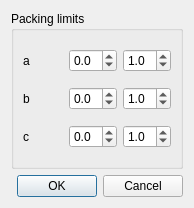
<?xml version="1.0" encoding="UTF-8"?>
<ui version="4.0">
 <class>PackingDialog</class>
 <widget class="QDialog" name="PackingDialog">
  <property name="geometry">
   <rect>
    <x>0</x>
    <y>0</y>
    <width>194</width>
    <height>208</height>
   </rect>
  </property>
  <property name="windowTitle">
   <string>Packing</string>
  </property>
  <layout class="QVBoxLayout" name="verticalLayout">
   <item>
    <layout class="QHBoxLayout" name="horizontalLayout">
     <item>
      <widget class="QGroupBox" name="groupBox_2">
       <property name="title">
        <string>Packing limits</string>
       </property>
       <layout class="QGridLayout" name="gridLayout_2">
        <item row="0" column="0">
         <widget class="QLabel" name="label">
          <property name="text">
           <string>a</string>
          </property>
         </widget>
        </item>
        <item row="0" column="1">
         <widget class="QDoubleSpinBox" name="aAxisMinSpinBox">
          <property name="decimals">
           <number>1</number>
          </property>
          <property name="minimum">
           <double>-3.000000000000000</double>
          </property>
          <property name="maximum">
           <double>3.000000000000000</double>
          </property>
          <property name="singleStep">
           <double>0.100000000000000</double>
          </property>
         </widget>
        </item>
        <item row="0" column="2">
         <widget class="QDoubleSpinBox" name="aAxisMaxSpinBox">
          <property name="decimals">
           <number>1</number>
          </property>
          <property name="minimum">
           <double>-3.000000000000000</double>
          </property>
          <property name="maximum">
           <double>3.000000000000000</double>
          </property>
          <property name="singleStep">
           <double>0.100000000000000</double>
          </property>
          <property name="value">
           <double>1.000000000000000</double>
          </property>
         </widget>
        </item>
        <item row="1" column="0">
         <widget class="QLabel" name="label_2">
          <property name="text">
           <string>b</string>
          </property>
         </widget>
        </item>
        <item row="1" column="1">
         <widget class="QDoubleSpinBox" name="bAxisMinSpinBox">
          <property name="decimals">
           <number>1</number>
          </property>
          <property name="minimum">
           <double>-3.000000000000000</double>
          </property>
          <property name="maximum">
           <double>3.000000000000000</double>
          </property>
          <property name="singleStep">
           <double>0.100000000000000</double>
          </property>
         </widget>
        </item>
        <item row="1" column="2">
         <widget class="QDoubleSpinBox" name="bAxisMaxSpinBox">
          <property name="decimals">
           <number>1</number>
          </property>
          <property name="minimum">
           <double>-3.000000000000000</double>
          </property>
          <property name="maximum">
           <double>3.000000000000000</double>
          </property>
          <property name="singleStep">
           <double>0.100000000000000</double>
          </property>
          <property name="value">
           <double>1.000000000000000</double>
          </property>
         </widget>
        </item>
        <item row="2" column="0">
         <widget class="QLabel" name="label_3">
          <property name="text">
           <string>c</string>
          </property>
         </widget>
        </item>
        <item row="2" column="1">
         <widget class="QDoubleSpinBox" name="cAxisMinSpinBox">
          <property name="decimals">
           <number>1</number>
          </property>
          <property name="minimum">
           <double>-3.000000000000000</double>
          </property>
          <property name="maximum">
           <double>3.000000000000000</double>
          </property>
          <property name="singleStep">
           <double>0.100000000000000</double>
          </property>
         </widget>
        </item>
        <item row="2" column="2">
         <widget class="QDoubleSpinBox" name="cAxisMaxSpinBox">
          <property name="decimals">
           <number>1</number>
          </property>
          <property name="minimum">
           <double>-3.000000000000000</double>
          </property>
          <property name="maximum">
           <double>3.000000000000000</double>
          </property>
          <property name="singleStep">
           <double>0.100000000000000</double>
          </property>
          <property name="value">
           <double>1.000000000000000</double>
          </property>
         </widget>
        </item>
       </layout>
      </widget>
     </item>
    </layout>
   </item>
   <item>
    <widget class="QDialogButtonBox" name="buttonBox">
     <property name="orientation">
      <enum>Qt::Horizontal</enum>
     </property>
     <property name="standardButtons">
      <set>QDialogButtonBox::Cancel|QDialogButtonBox::Ok</set>
     </property>
    </widget>
   </item>
  </layout>
 </widget>
 <resources/>
 <connections>
  <connection>
   <sender>buttonBox</sender>
   <signal>accepted()</signal>
   <receiver>PackingDialog</receiver>
   <slot>accept()</slot>
   <hints>
    <hint type="sourcelabel">
     <x>248</x>
     <y>254</y>
    </hint>
    <hint type="destinationlabel">
     <x>157</x>
     <y>274</y>
    </hint>
   </hints>
  </connection>
  <connection>
   <sender>buttonBox</sender>
   <signal>rejected()</signal>
   <receiver>PackingDialog</receiver>
   <slot>reject()</slot>
   <hints>
    <hint type="sourcelabel">
     <x>316</x>
     <y>260</y>
    </hint>
    <hint type="destinationlabel">
     <x>286</x>
     <y>274</y>
    </hint>
   </hints>
  </connection>
 </connections>
</ui>
